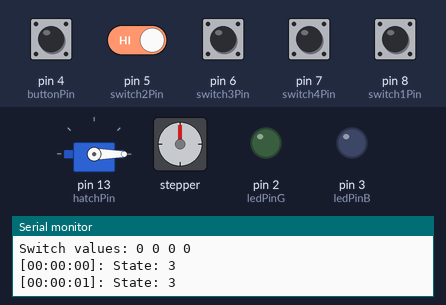
This sketch was run on a simulated Arduino Uno, built with avr-gcc and run on an emulated ATmega328P. Parts: servo, stepper motor, output pins drawn as LEDs (lit = HIGH), the last lines printed to the serial monitor. The inputs (shaded band) are chosen by the test bench; at power-on: pin 5 (switch2Pin), pin 6 (switch3Pin), pin 7 (switch4Pin), pin 8 (switch1Pin) HIGH, pin 4 (buttonPin) LOW. Stepper angles assume 512 steps per turn.

Above: at 1.4 s.
1.5 s: pin 8 (switch1Pin) pulled LOW for 1 s
At 3.5 s:
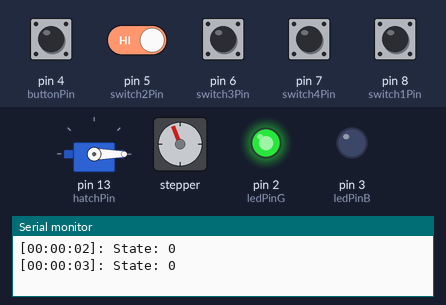
4.3 s: pin 4 (buttonPin) pulled HIGH for 0.15 s
At 7.4 s:
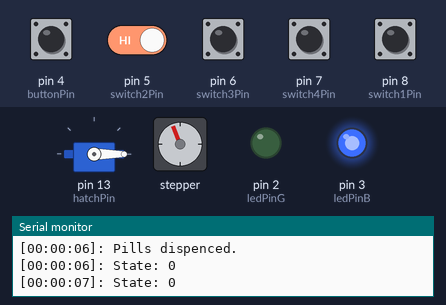
7.8 s: pin 4 (buttonPin) driven HIGH and pin 5 (switch2Pin) driven LOW
At 14.0 s:
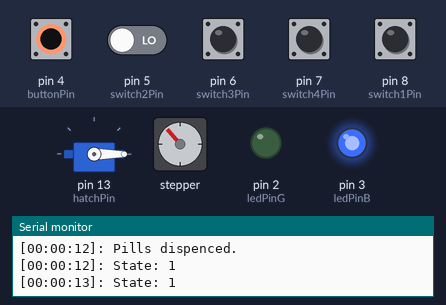
Timing chart, 0 to 27.5 s (numbered marks = the images above; inputs shaded):
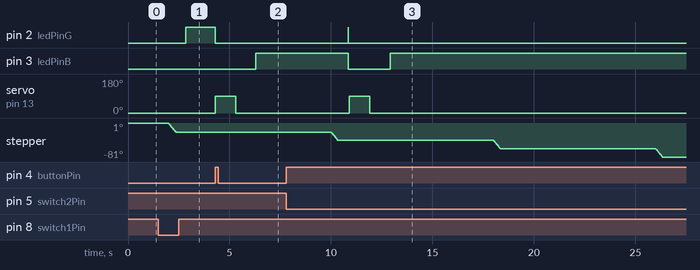

The sketch:

Redpill.ino
```cpp
// The dipsenser will dispense at 0800, 1200, 1600, 2000.
// (While testing at 2, 10, 18, 26 seconds).
// If the dispence button is not pressed within the next time, the
// the chamber rotates past.


// When the button is pressed and there is a dose ready,
// the hatch will open for HATCH_TIME millis.

#include <Time.h>
#include <Stepper.h>
#include <Servo.h>

// Pins-------------------
const int hatchPin = 13;

const int stepper1Pin = 12;
const int stepper2Pin = 11;
const int stepper3Pin = 10;
const int stepper4Pin = 9;

const int switch1Pin = 8;
const int switch2Pin = 5;
const int switch3Pin = 6;
const int switch4Pin = 7;

const int buttonPin = 4;

const int ledPinB = 3;
const int ledPinG = 2;


// Constants---------------
const int HATCH_TIME = 1000;
const int RESET_TIME = 32; // DEBUG

// At which times pills are to be dispenced.
int pillTimes[4];

// Globals
// Wich of the times to use.
int switchValues[4];

// Initialization, set current state to last state
int currentState = 3;

int prevSec = -1;
int currSec = 0;

boolean readyToServe = false;
boolean longRotation = true;

time_t startTime; // Debug (To reset time)

// Servo object
Servo servo;

// Stepper object
Stepper stepperMotor = Stepper(512, stepper1Pin, stepper2Pin, stepper3Pin, stepper4Pin);
const int STEPPER_SPEED = 10;

void setup() {
    setPinModes();

    // Attaches the servo to a servo object
    servo.attach(hatchPin);
    stepperMotor.setSpeed(STEPPER_SPEED);
    servo.write(0); // Set servo to start pos.

    Serial.begin(9600);
    delay(200);

    // Normally the values will be
    // 80000, 120000, 160000, 200000
    // However for testing purposes, they are set
    // within the first minute after midnight.
    pillTimes[0] = 2;
    pillTimes[1] = 10;
    pillTimes[2] = 18;
    pillTimes[3] = 26;

    switchValues[0] = HIGH;
    switchValues[1] = HIGH;
    switchValues[2] = HIGH;
    switchValues[3] = HIGH;

    startTime = now(); // Debug
}

void loop() {

    // Only calculate stuff once a second
    currSec = second();
    if (currSec != prevSec) {

        updateSwitchValues();
        if (currSec % 5 == 0) printSwitchValues(); // DEBUG

	// Check if there is time for next state
	// If so, we rotate
        if (timeForNextState()){
            goToNextState();
	    rotateSteps(1);
            delay(500);

            // If the switch is ON for this state we rotate.
	    if (switchValues[currentState] == HIGH) {
		readyToServe = true;
                digitalWrite(ledPinB, LOW);
                digitalWrite(ledPinG, HIGH);
                print("Ringing alarm.. Push the button to dispence!");
            }
	    else {
		readyToServe = false;
		digitalWrite(ledPinG, LOW);
		digitalWrite(ledPinB, HIGH);
	    }
	}

        String status = "State: " + String(currentState);
        print(status);

        // Reset at RESET_TIME seconds beyond midnight for testing purposes.
        if (currSec >= RESET_TIME) {
            setTime(startTime);
        }
        prevSec = currSec;
    }

    // Check if the button is pressed and we are ready to serve
    // a pill, if so we dispence it.
    if (digitalRead(buttonPin) == HIGH) {
        if (readyToServe) {
            digitalWrite(ledPinG, LOW);
            openHatch(); // Blocking
            digitalWrite(ledPinB, HIGH);
            readyToServe = false;
        }
    }
}


// Returns true if we have entered next state
boolean timeForNextState() {
    int nextState = (currentState == 3) ? 0 : currentState + 1;
    int nextStateTime = pillTimes[nextState];

    // Converting the current time to an int that increases
    // each second through the the day
    String timeString = getTimeString(); // "hhmmss"
    int timeInt = timeString.toInt();

    // Check if we are in state EVENING (last state) and time is less than midnight
    // Need special code for this situation, since nextStateTime is less than
    // current time.

    if (currentState == 3 && timeInt <= 235959 && timeInt > pillTimes[3]) {
        return false;
    }

    // Check if have entered the next time state
    if (timeInt >= nextStateTime)
        return true;

    return false;
}

// Creates time string in format "hhmmss"
String getTimeString() {
    String hr = toString2Digits(hour());
    String min = toString2Digits(minute());
    String sec = toString2Digits(second());
    String s = String(hour()) + String(minute()) + String(second());

    return s;
}

// Changes state to next state.
void goToNextState() {
    if (currentState == 3)
        currentState = 0;
    else
        currentState++;

    switch(currentState) {
    case 0:
        print("Entered state MORNING");
        break;
    case 1:
        print("Entered state NOON");
        break;
    case 2:
        print("Entered state AFTERNOON");
        break;
    case 3:
        print("Entered state EVENING");
        break;
    }
}


// Rotates the wheel a number of steps
void rotateSteps(int steps) {
    int scale = longRotation ? -29 : -28;
    longRotation = !longRotation;

    print("Rotating");

    steps = steps * scale;

    // Blocking line, waits until rotation is complete
    stepperMotor.step(steps);
}

// Opens the hatch
void openHatch() {
    print("Button pressed, dispensing pills...");

    servo.write(90);
    delay(HATCH_TIME);
    servo.write(0);
    delay(HATCH_TIME);

    print("Pills dispenced.");
}


// Returns a two-digit string
String toString2Digits(int number) {
    if (number < 10) {
        return String("0" + String(number));
    }
    return String(number);
}


// Set pin modes
void setPinModes() {
    pinMode(switch1Pin, INPUT);
    pinMode(switch2Pin, INPUT);
    pinMode(switch3Pin, INPUT);
    pinMode(switch4Pin, INPUT);

    pinMode(buttonPin, INPUT);

    pinMode(ledPinB, OUTPUT);
    pinMode(ledPinG, OUTPUT);

    pinMode(stepper1Pin, OUTPUT);
    pinMode(stepper2Pin, OUTPUT);
    pinMode(stepper3Pin, OUTPUT);
    pinMode(stepper4Pin, OUTPUT);

    pinMode(hatchPin, OUTPUT);
}

// Had to be inverted because we put our switches upside down...
void updateSwitchValues() {
    switchValues[0] = !digitalRead(switch1Pin);
    switchValues[1] = !digitalRead(switch2Pin);
    switchValues[2] = !digitalRead(switch3Pin);
    switchValues[3] = !digitalRead(switch4Pin);
}

// For debugging
void printSwitchValues() {
    Serial.print("Switch values: ");
    for (int i = 0; i < 4; i++) {
        Serial.print(switchValues[i]);
        Serial.print(" ");
    }
    Serial.println();
}

// Prints current time and an input string
void print(String s) {
    Serial.print("[");
    printTime();
    Serial.print("]: ");
    Serial.println(s);

}

void printTime() {
    printDigits(hour());
    Serial.print(":");

    printDigits(minute());
    Serial.print(":");

    printDigits(second());
}

// Prints preceding colon and leading 0
void printDigits(int digits) {
    if(digits < 10)
        Serial.print('0');
    Serial.print(digits);
}
```

Measured:
- after the input at 1.5 s, pin 2 (ledPinG): LOW → HIGH after 1.4 s; pin 3 (ledPinB): stays LOW (without the input it goes to HIGH after 1.4 s)
- after the input at 4.3 s, pin 2 (ledPinG): HIGH → LOW at once; pin 3 (ledPinB): LOW → HIGH after 2.0 s; servo on pin 13 (hatchPin): 0° → 90° at once, → 0° 1.0 s later
- after the input at 7.8 s, pin 2 (ledPinG): LOW → HIGH after 3.0 s, → LOW 0.02 s later; pin 3 (ledPinB): HIGH → LOW after 3.0 s, → HIGH 2.1 s later; servo on pin 13 (hatchPin): 0° → 90° after 3.1 s, → 0° 1.0 s later
